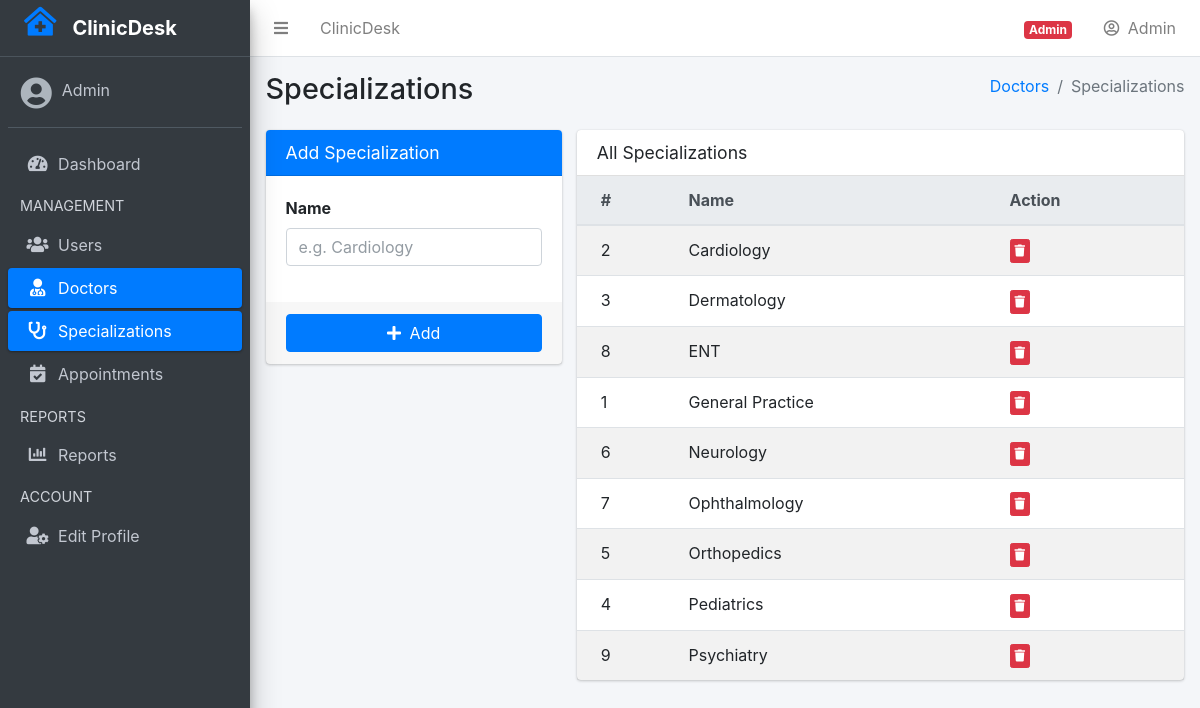
Page /index.php?page=doctors&action=specializations (signed in) on the committed database.
### tables this page shows
CREATE TABLE IF NOT EXISTS specializations (
    id   INT UNSIGNED AUTO_INCREMENT PRIMARY KEY,
    name VARCHAR(100) NOT NULL UNIQUE
);

### core/helpers.php (called while the page is built, shortened)
<?php
function e(mixed $value): string
{
    return htmlspecialchars((string) $value, ENT_QUOTES, 'UTF-8');
}
function sanitize(string $value): string
{
    return trim(strip_tags($value));
}
function url(string $page, string $action = '', array $extra = []): string
{
    $params = array_filter(['page' => $page, 'action' => $action] + $extra);
    return BASE_URL . '/index.php?' . http_build_query($params);
}

### controllers/DoctorController.php (called while the page is built, shortened)
<?php
require_once __DIR__ . '/../models/SpecializationModel.php';
$action = $_GET['action'] ?? 'index';
match ($action) {
    'index'           => listDoctors(),
    'edit'            => showEdit(),
    'update'          => updateDoctor(),
    'profile'         => doctorProfile(),
    'update_profile'  => updateDoctorProfile(),
    'specializations' => listSpecializations(),
    'store_spec'      => storeSpec(),
    'delete_spec'     => deleteSpec(),
    default           => redirect(url('doctors', 'index')),
};
function listSpecializations(): void
{
    $specializations = (new SpecializationModel())->getAll();
    require_once __DIR__ . '/../views/doctors/specializations.php';
}

### core/Auth.php (called while the page is built, shortened)
<?php
class Auth
{
    public static function currentUser(): ?array
    {
        return $_SESSION['user'] ?? null;
    }
}

### core/Database.php (called while the page is built, shortened)
<?php
class Database
{
    private static ?Database $instance = null;
    private mysqli $conn;
    private function __construct()
    {
        $this->conn = new mysqli(DB_HOST, DB_USER, DB_PASS, DB_NAME);
        $this->conn->set_charset(DB_CHARSET);
    }
    public static function getInstance(): self
    {
        if (self::$instance === null) {
            self::$instance = new self();
        }
        return self::$instance;
    }
    public function query(string $sql, string $types = '', array $params = []): mixed
    {
        $stmt = $this->conn->prepare($sql);
        if (!$stmt->execute()) {
            error_log('Execute failed: ' . $stmt->error . ' | SQL: ' . $sql);
            $stmt->close();
            return false;
        }
        $result = $stmt->get_result();
        return ($result !== false) ? $result : true;
    }
}

### models/BaseModel.php (called while the page is built, shortened)
<?php
require_once __DIR__ . '/../core/Database.php';
abstract class BaseModel
{
    protected Database $db;
    public function __construct()
    {
        $this->db = Database::getInstance();
    }
    protected function execute(string $sql, string $types = '', array $params = []): mixed
    {
        return $this->db->query($sql, $types, $params);
    }
    protected function fetchAll(mixed $result): array
    {
        return $result->fetch_all(MYSQLI_ASSOC);
    }
}

### models/SpecializationModel.php (called while the page is built, shortened)
<?php
require_once __DIR__ . '/BaseModel.php';
class SpecializationModel extends BaseModel
{
    public function getAll(): array
    {
        $result = $this->execute('SELECT * FROM specializations ORDER BY name ASC');
        return $this->fetchAll($result);
    }
}

### views/doctors/specializations.php (the view, shortened to what this page needs)
<?php
require_once __DIR__ . '/../partials/header.php';
require_once __DIR__ . '/../partials/navbar.php';
require_once __DIR__ . '/../partials/sidebar.php';
?>
<div class="content-wrapper">
  <div class="content-header">
    <div class="container-fluid">
      <div class="row mb-2">
        <div class="col-sm-6"><h1 class="m-0">Specializations</h1></div>
        <div class="col-sm-6">
          <ol class="breadcrumb float-sm-right">
            <li class="breadcrumb-item"><a href="<?= url('doctors','index') ?>">Doctors</a></li>
            <li class="breadcrumb-item active">Specializations</li>
          </ol>
        </div>
      </div>
    </div>
  </div>
  <section class="content">
    <div class="container-fluid">
      <div class="row">
        <div class="col-md-4">
          <div class="card card-primary">
            <div class="card-header"><h3 class="card-title">Add Specialization</h3></div>
            <form method="POST" action="<?= url('doctors','store_spec') ?>">
              <div class="card-body">
                <div class="form-group">
                  <label>Name</label>
                  <input type="text" name="name" class="form-control"
                         placeholder="e.g. Cardiology" required>
                </div>
              </div>
              <div class="card-footer">
                <button type="submit" class="btn btn-primary btn-block">
                  <i class="fas fa-plus mr-1"></i> Add
                </button>
              </div>
            </form>
          </div>
        </div>
        <div class="col-md-8">
          <div class="card">
            <div class="card-header"><h3 class="card-title">All Specializations</h3></div>
            <div class="card-body p-0">
              <table class="table table-striped mb-0">
                <thead class="thead-light">
                  <tr><th>#</th><th>Name</th><th>Action</th></tr>
                </thead>
                <tbody>
                  <?php foreach ($specializations as $sp): ?>
                  <tr>
                    <td><?= (int)$sp['id'] ?></td>
                    <td><?= e($sp['name']) ?></td>
                    <td>
                      <form method="POST" action="<?= url('doctors','delete_spec') ?>" class="d-inline">
                        <button type="submit" class="btn btn-xs btn-danger"
                                onclick="return confirm('Delete this specialization?')">
                          <i class="fas fa-trash"></i>
                        </button>
                      </form>
                    </td>
                  </tr>
                  <?php endforeach; ?>
                </tbody>
              </table>
            </div>
          </div>
        </div>
      </div>
    </div>
  </section>
</div>
<?php require_once __DIR__ . '/../partials/footer.php'; ?>

### index.php (shortened to what this page needs)
<?php
require_once __DIR__ . '/core/Database.php';
require_once __DIR__ . '/core/Auth.php';
require_once __DIR__ . '/core/helpers.php';
$page   = sanitize($_GET['page']   ?? 'dashboard');
$routes = [
    'auth'          => 'controllers/AuthController.php',
    'dashboard'     => 'controllers/DashboardController.php',
    'users'         => 'controllers/UserController.php',
    'doctors'       => 'controllers/DoctorController.php',
    'appointments'  => 'controllers/AppointmentController.php',
    'prescriptions' => 'controllers/PrescriptionController.php',
    'reports'       => 'controllers/ReportController.php',
];
if (array_key_exists($page, $routes)) {
    $controllerFile = __DIR__ . '/' . $routes[$page];
    if (file_exists($controllerFile)) {
        require_once $controllerFile;
    } else {
        http_response_code(404);
        require_once __DIR__ . '/views/errors/404.php';
    }
} else {
    http_response_code(404);
    require_once __DIR__ . '/views/errors/404.php';
}

### views/partials/header.php (shortened to what this page needs)
<!DOCTYPE html>
<html lang="en">
<head>
  <link rel="stylesheet" href="<?= BASE_URL ?>/public/assets/adminlte/plugins/fontawesome-free/css/all.min.css">
  <link rel="stylesheet" href="<?= BASE_URL ?>/public/assets/adminlte/plugins/datatables-bs4/css/dataTables.bootstrap4.min.css">
  <link rel="stylesheet" href="<?= BASE_URL ?>/public/assets/adminlte/dist/css/adminlte.min.css">
</head>
<body class="hold-transition <?= isset($bodyClass) ? e($bodyClass) : 'sidebar-mini' ?>">
<div class="wrapper">

### views/partials/navbar.php (shortened to what this page needs)
<?php
$currentUser = Auth::currentUser();
?>
<nav class="main-header navbar navbar-expand navbar-white navbar-light">
  <ul class="navbar-nav">
    <li class="nav-item">
      <a class="nav-link" data-widget="pushmenu" href="#" role="button">
        <i class="fas fa-bars"></i>
      </a>
    </li>
    <li class="nav-item d-none d-sm-inline-block">
      <a href="<?= url('dashboard') ?>" class="nav-link"><?= APP_NAME ?></a>
    </li>
  </ul>
  <ul class="navbar-nav ml-auto">
    <li class="nav-item d-none d-sm-inline-block">
      <span class="nav-link">
        <?php
          $roleColor = match($currentUser['role']) {
            'admin'   => 'danger',
            'doctor'  => 'info',
            'patient' => 'success',
            default   => 'secondary',
          };
        ?>
        <span class="badge badge-<?= $roleColor ?>">
          <?= ucfirst(e($currentUser['role'])) ?>
        </span>
      </span>
    </li>
    <li class="nav-item dropdown">
      <a class="nav-link" data-toggle="dropdown" href="#">
        <i class="far fa-user-circle"></i>
        <span class="ml-1"><?= e($currentUser['name']) ?></span>
      </a>
    </li>
  </ul>
</nav>

### views/partials/sidebar.php (shortened to what this page needs)
<?php
$currentUser = Auth::currentUser();
$role        = $currentUser['role'];
function isActive(string $page, string $action = ''): string {
    $currentPage   = $_GET['page']   ?? 'dashboard';
    $currentAction = $_GET['action'] ?? 'index';
    if ($action === '') {
        return $currentPage === $page ? 'active' : '';
    }
    return ($currentPage === $page && $currentAction === $action) ? 'active' : '';
}
?>
<aside class="main-sidebar sidebar-dark-primary elevation-4">
  <a href="<?= url('dashboard') ?>" class="brand-link">
    <i class="fas fa-clinic-medical brand-image ml-3" style="font-size:1.8rem;color:#007bff;"></i>
    <span class="brand-text font-weight-bold ml-2"><?= APP_NAME ?></span>
  </a>
  <div class="sidebar">
    <div class="user-panel mt-3 pb-3 mb-3 d-flex">
      <div class="image">
        <i class="fas fa-user-circle fa-2x" style="color:#adb5bd;margin-top:4px;"></i>
      </div>
      <div class="info">
        <a href="<?= url('users', 'profile') ?>" class="d-block text-truncate" style="max-width:140px;">
          <?= e($currentUser['name']) ?>
        </a>
      </div>
    </div>
    <nav class="mt-2">
      <ul class="nav nav-pills nav-sidebar flex-column" data-widget="treeview" role="menu">
        <li class="nav-item">
          <a href="<?= url('dashboard') ?>" class="nav-link <?= isActive('dashboard') ?>">
            <i class="nav-icon fas fa-tachometer-alt"></i>
            <p>Dashboard</p>
          </a>
        </li>
        <?php if ($role === 'admin'): ?>
        <li class="nav-header">MANAGEMENT</li>
        <li class="nav-item">
          <a href="<?= url('users', 'index') ?>" class="nav-link <?= isActive('users') ?>">
            <i class="nav-icon fas fa-users"></i>
            <p>Users</p>
          </a>
        </li>
        <li class="nav-item">
          <a href="<?= url('doctors', 'index') ?>" class="nav-link <?= isActive('doctors') ?>">
            <i class="nav-icon fas fa-user-md"></i>
            <p>Doctors</p>
          </a>
        </li>
        <li class="nav-item">
          <a href="<?= url('doctors', 'specializations') ?>" class="nav-link <?= isActive('doctors', 'specializations') ?>">
            <i class="nav-icon fas fa-stethoscope"></i>
            <p>Specializations</p>
          </a>
        </li>
        <li class="nav-item">
          <a href="<?= url('appointments', 'index') ?>" class="nav-link <?= isActive('appointments') ?>">
            <i class="nav-icon fas fa-calendar-check"></i>
            <p>Appointments</p>
          </a>
        </li>
        <li class="nav-header">REPORTS</li>
        <li class="nav-item">
          <a href="<?= url('reports', 'index') ?>" class="nav-link <?= isActive('reports') ?>">
            <i class="nav-icon fas fa-chart-bar"></i>
            <p>Reports</p>
          </a>
        </li>
        <?php endif; ?>
        <li class="nav-header">ACCOUNT</li>
        <li class="nav-item">
          <a href="<?= url('users', 'profile') ?>" class="nav-link <?= isActive('users', 'profile') ?>">
            <i class="nav-icon fas fa-user-cog"></i>
            <p>Edit Profile</p>
          </a>
        </li>
      </ul>
    </nav>
  </div>
</aside>

### views/partials/footer.php (shortened to what this page needs)
</div>
</body>
</html>

### rows in the picture
specializations: id "2", name "Cardiology"
specializations: id "3", name "Dermatology"
specializations: id "8", name "ENT"
specializations: id "1", name "General Practice"
specializations: id "6", name "Neurology"
specializations: id "7", name "Ophthalmology"
specializations: id "5", name "Orthopedics"
specializations: id "4", name "Pediatrics"
specializations: id "9", name "Psychiatry"

### other values in the picture
APP_NAME "ClinicDesk"
$currentUser['role'] "Admin"
$currentUser['name'] "Admin"
